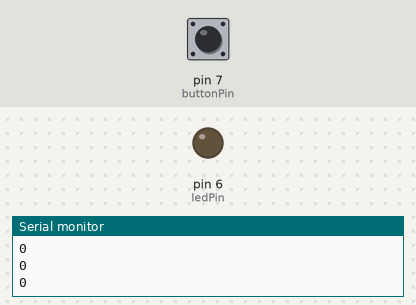
The sketch below on a simulated Arduino Uno, built with avr-gcc and run on an emulated ATmega328P. Parts: output pins drawn as LEDs (lit = HIGH), the last lines printed to the serial monitor. The test bench sets the inputs (shaded band); at power-on: pin 7 (buttonPin) LOW.

Above: at 1.2 s.
1.3 s: pin 7 (buttonPin) pulled HIGH for 0.15 s
At 1.4 s:
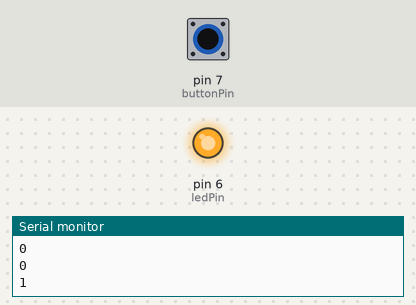
3.0 s: pin 7 (buttonPin) pulled HIGH for 3.2 s
At 6.9 s:
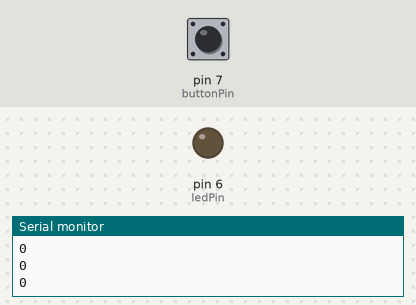
Timing chart, 0 to 8.4 s (numbered marks = the images above; inputs shaded):
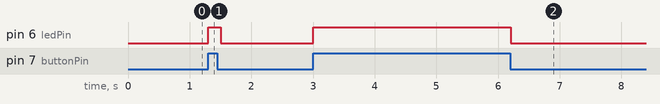

Measured:
- after the input at 1.3 s, pin 6 (ledPin): LOW → HIGH at once, → LOW 0.20 s later
- after the input at 3.0 s, pin 6 (ledPin): LOW → HIGH at once, → LOW 3.2 s later

The sketch:

pushButton.ino
```cpp
int buttonPin = 7;
int ledPin = 6;
int buttonValue;
int delayTime = 100;

void setup() {
  Serial.begin(9600);
  pinMode(buttonPin, INPUT);
  pinMode(ledPin, OUTPUT);
}

void loop() {
  buttonValue = digitalRead(buttonPin);
  ledFunc(buttonValue);
  Serial.println(buttonValue);
  delay(delayTime);
}


void ledFunc(int ledState) {
  if (ledState == 1) {
    digitalWrite(ledPin, HIGH);
  } else {
    digitalWrite(ledPin, LOW);
  }
}
```
